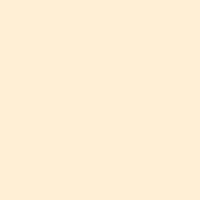
Frame 1 (no input)
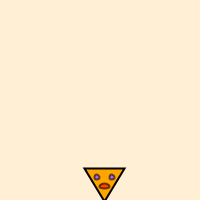
Frame 60 (the mouse pressed at the canvas centre just before this capture)
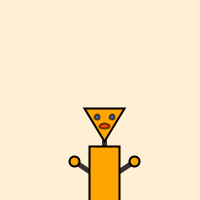
Frame 120 (the mouse held since frame 60 and released just before this capture)

The Processing sketch that drew these frames (run headless with seeded random() and noise(); from frame 60 on, the mouse is pressed at the canvas centre):

// Processing sketch: processing_23226
// ── processing_23226.pde

float moogX;
float moogY;

void setup(){
  size(200,200);
  smooth();
  frameRate(30);
  moogX = width/2;
  moogY = height+100;
}

void draw(){
  background(255,239,213);
  ellipseMode(CENTER);
  rectMode(CENTER);
  

//Limbs
stroke(0,0,0,200);
strokeWeight(5);
//Neck
line(moogX,moogY-35,moogX,moogY-40);
//L.Arm
line(moogX-15,moogY-10,moogX-30,moogY-20);
//R.Arm
line(moogX+15,moogY-10,moogX+30,moogY-20);
//L.Leg
line(moogX-15,moogY+35,moogX-20,moogY+50);
//R.Leg
line(moogX+15,moogY+35,moogX+20,moogY+50);

//Body Parts
fill(255,165,0);
stroke(0);
strokeWeight(2);
//Body
rect(moogX,moogY,30,70);
//L.Hand
ellipse(moogX-30,moogY-20,10,10);
//R.Hand
ellipse(moogX+30,moogY-20,10,10);
//L.Foot
rect(moogX-25,moogY+50,12,10);
//R.Foot
rect(moogX+25,moogY+50,12,10);
//Head
triangle(moogX-20,moogY-73,moogX+20,moogY-73,moogX,moogY-40);
stroke(0,0,0,150);
fill(random(255), moogX,moogY);
ellipse(moogX-7.5,moogY-64,5,5);
ellipse(moogX+7.5,moogY-64,5,5);
fill(255,0,0,150);
ellipse(moogX,moogY-55,10,5);

//rising&shaking moog on leave screen

moogY = moogY - 1;
moogX = random((width/2)-7,(width/2)+7);

if ((moogY < -100)){
  moogY = height+100;  
}

}
